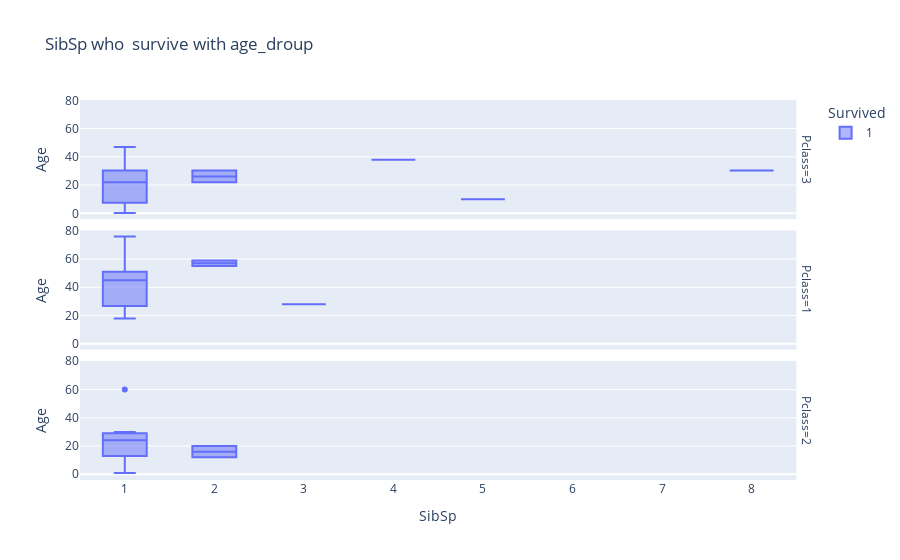

Notebook code for this chart:
### Code cell
# how many sibsp who survive with age_group 
fig = px.box(df.loc[(df['SibSp']>0) & (df['Survived']==1)], x="SibSp", y="Age", color="Survived", facet_row="Pclass", title="SibSp who  survive with age_droup")
fig.show()

### Figure 1 — Plotly figure (JSON) as saved in the notebook; plotly's stock layout.template omitted (floating-point values rounded to 4 significant figures)
{"data": [{"alignmentgroup": "True", "hovertemplate": "Survived=1<br>Pclass=3<br>SibSp=%{x}<br>Age=%{y}<extra></extra>", "legendgroup": "1", "marker": {"color": "#636efa"}, "name": "1", "notched": false, "offsetgroup": "1", "orientation": "v", "showlegend": true, "type": "box", "x": [1, 1, 1, 1, 1, 1, 1, 1, 2, 5, 1, 8, 4, 1, 1, 1, 1, 1, 1, 1, 1, 1, 1, 2, 1, 1], "x0": " ", "xaxis": "x3", "y": [47, 22, 27, 33, 30.27, 22, 16, 1, 30.27, 10, 26, 30.27, 38, 30.27, 1, 30.27, 9, 2, 45, 19, 0.17, 30, 30.27, 22, 19, 3], "y0": " ", "yaxis": "y3"}, {"alignmentgroup": "True", "hovertemplate": "Survived=1<br>Pclass=1<br>SibSp=%{x}<br>Age=%{y}<extra></extra>", "legendgroup": "1", "marker": {"color": "#636efa"}, "name": "1", "notched": false, "offsetgroup": "1", "orientation": "v", "showlegend": false, "type": "box", "x": [1, 1, 1, 1, 3, 1, 2, 1, 1, 1, 1, 1, 1, 1, 1, 1, 1, 1, 2, 1, 1, 1, 1, 1], "x0": " ", "xaxis": "x2", "y": [23, 47, 48, 45, 28, 60, 55, 27, 76, 43, 63, 35, 18, 27, 50, 48, 26, 64, 59, 25, 54, 18, 48, 37], "y0": " ", "yaxis": "y2"}, {"alignmentgroup": "True", "hovertemplate": "Survived=1<br>Pclass=2<br>SibSp=%{x}<br>Age=%{y}<extra></extra>", "legendgroup": "1", "marker": {"color": "#636efa"}, "name": "1", "notched": false, "offsetgroup": "1", "orientation": "v", "showlegend": false, "type": "box", "x": [1, 2, 1, 1, 1, 1, 1, 1, 1, 1, 1, 2, 1, 1], "x0": " ", "xaxis": "x", "y": [24, 20, 29, 8, 60, 30, 18, 29, 0.92, 20, 1, 12, 24, 24], "y0": " ", "yaxis": "y"}], "layout": {"annotations": [{"font": {}, "showarrow": false, "text": "Pclass=2", "textangle": 90, "x": 0.98, "xanchor": "left", "xref": "paper", "y": 0.1567, "yanchor": "middle", "yref": "paper"}, {"font": {}, "showarrow": false, "text": "Pclass=1", "textangle": 90, "x": 0.98, "xanchor": "left", "xref": "paper", "y": 0.5, "yanchor": "middle", "yref": "paper"}, {"font": {}, "showarrow": false, "text": "Pclass=3", "textangle": 90, "x": 0.98, "xanchor": "left", "xref": "paper", "y": 0.8433, "yanchor": "middle", "yref": "paper"}], "boxmode": "group", "legend": {"title": {"text": "Survived"}, "tracegroupgap": 0}, "title": {"text": "SibSp who  survive with age_droup"}, "xaxis": {"anchor": "y", "domain": [0, 0.98], "title": {"text": "SibSp"}}, "xaxis2": {"anchor": "y2", "domain": [0, 0.98], "matches": "x", "showticklabels": false}, "xaxis3": {"anchor": "y3", "domain": [0, 0.98], "matches": "x", "showticklabels": false}, "yaxis": {"anchor": "x", "domain": [0, 0.3133], "title": {"text": "Age"}}, "yaxis2": {"anchor": "x2", "domain": [0.3433, 0.6567], "matches": "y", "title": {"text": "Age"}}, "yaxis3": {"anchor": "x3", "domain": [0.6867, 1.0], "matches": "y", "title": {"text": "Age"}}}}
